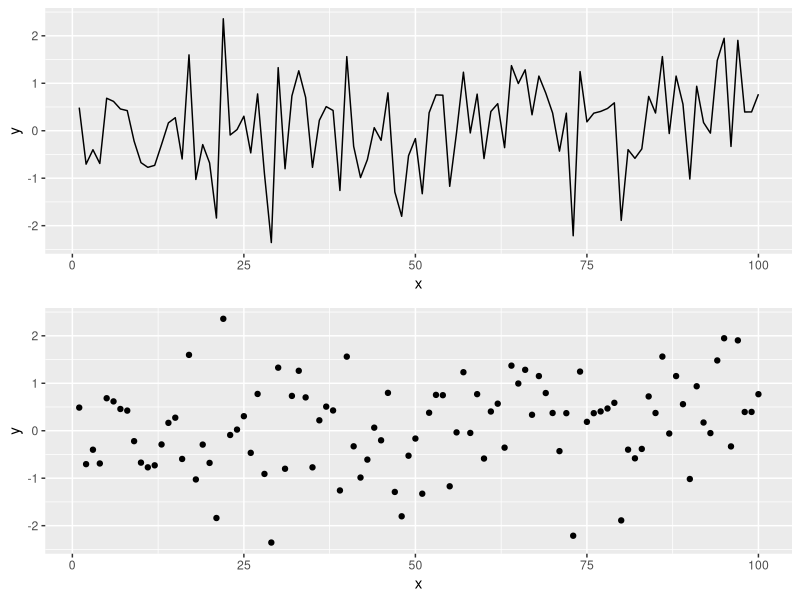

Here is the R script that generated this plot:
## ---- chunk 1
knitr::opts_chunk$set(echo = TRUE, fig.width = 8, fig.height = 8, fig.alig = "center")
## ---- chunk 2
library(tidyverse)
library(gridExtra)
## ---- chunk 3
# Simulating data according to a normal distribution
x <- seq(1:100)
y <- rnorm(100) # Generating data form a normal distribution with mean 0 and variance 1
data <- data.frame(x = x, y = y ) # Creating a data frame
p1 = ggplot(data, aes(x= x, y = y)) +
geom_line()
p2 = ggplot(data, aes(x= x, y = y)) +
geom_point()
grid.arrange(p1, p2)
